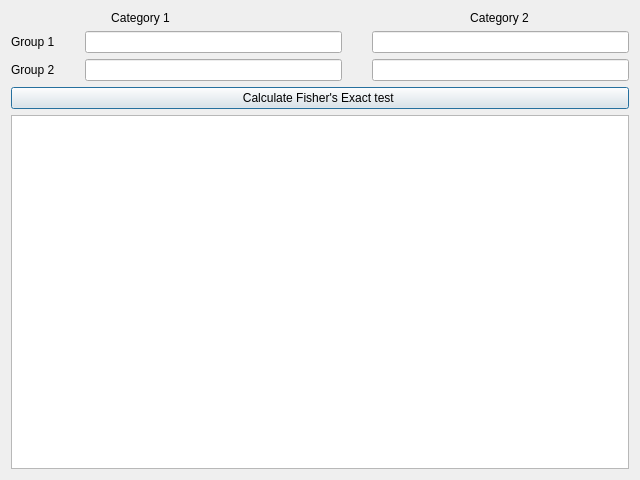
<?xml version="1.0" encoding="UTF-8"?>
<ui version="4.0">
 <class>Dialog</class>
 <widget class="QDialog" name="Dialog">
  <property name="geometry">
   <rect>
    <x>0</x>
    <y>0</y>
    <width>640</width>
    <height>480</height>
   </rect>
  </property>
  <property name="windowTitle">
   <string>Dialog</string>
  </property>
  <layout class="QHBoxLayout" name="horizontalLayout_2">
   <item>
    <layout class="QVBoxLayout" name="verticalLayout">
     <item>
      <layout class="QHBoxLayout" name="horizontalLayout">
       <property name="spacing">
        <number>100</number>
       </property>
       <item>
        <widget class="QLabel" name="label">
         <property name="text">
          <string>Category 1</string>
         </property>
         <property name="alignment">
          <set>Qt::AlignCenter</set>
         </property>
        </widget>
       </item>
       <item>
        <widget class="QLabel" name="label_2">
         <property name="text">
          <string>Category 2</string>
         </property>
         <property name="alignment">
          <set>Qt::AlignCenter</set>
         </property>
        </widget>
       </item>
      </layout>
     </item>
     <item>
      <layout class="QGridLayout" name="gridLayout">
       <property name="horizontalSpacing">
        <number>30</number>
       </property>
       <item row="0" column="0">
        <widget class="QLabel" name="label_3">
         <property name="text">
          <string>Group 1</string>
         </property>
        </widget>
       </item>
       <item row="0" column="1">
        <widget class="QLineEdit" name="lineEdit"/>
       </item>
       <item row="0" column="2">
        <widget class="QLineEdit" name="lineEdit_2"/>
       </item>
       <item row="1" column="0">
        <widget class="QLabel" name="label_4">
         <property name="text">
          <string>Group 2</string>
         </property>
        </widget>
       </item>
       <item row="1" column="1">
        <widget class="QLineEdit" name="lineEdit_3"/>
       </item>
       <item row="1" column="2">
        <widget class="QLineEdit" name="lineEdit_4"/>
       </item>
      </layout>
     </item>
     <item>
      <widget class="QPushButton" name="pushButton">
       <property name="text">
        <string>Calculate Fisher's Exact test </string>
       </property>
      </widget>
     </item>
     <item>
      <widget class="QPlainTextEdit" name="plainTextEdit"/>
     </item>
    </layout>
   </item>
  </layout>
 </widget>
 <resources/>
 <connections/>
</ui>
